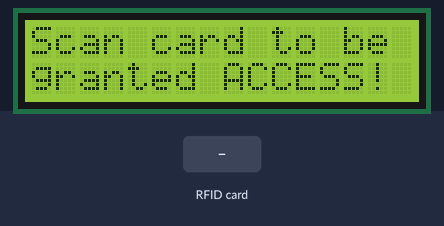
The sketch below on a simulated Arduino Uno, built with avr-gcc and run on an emulated ATmega328P. Parts: 16×2 character LCD. The test bench sets the inputs (shaded band). What the sketch prints to the serial monitor is not drawn.

Above: at 1.3 s.
1.4 s: RFID card 77 5A 63 3C held to the reader
At 2.7 s:
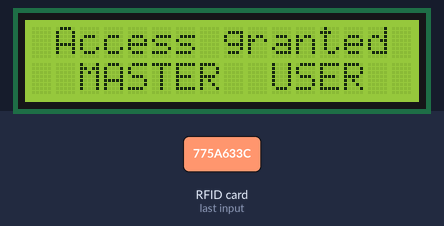
4.4 s: RFID card 77 5A 63 3C held to the reader
At 5.0 s:
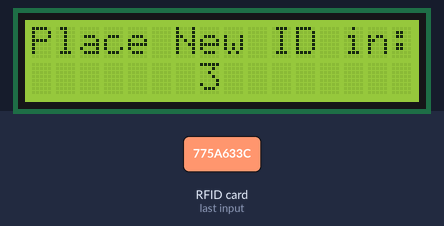
7.4 s: RFID card 00 00 00 00 held to the reader
At 8.0 s:
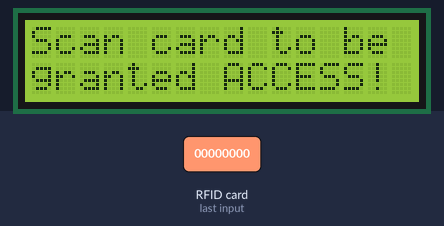
8.9 s: RFID card 5E 7A 19 C4 held to the reader
At 10.1 s:
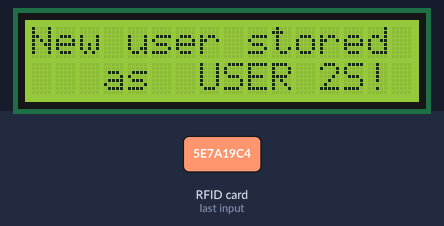
Timing chart, 0 to 11.9 s (numbered marks = the images above; inputs shaded):
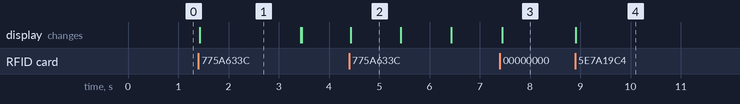

The sketch:

Elevator_RFID_K.ino
```cpp
/**
  Arduino program for giving access to restricted area used in an elevator situation.
  When you svan your card/chip you will be granted access to the fourth floor.

  author Komolvae.

  Pin layout used:
  +------------------------------------------------------------------------------------------+
  |                    MFRC522      Arduino                  Cable cat 5e                    |
  |                    Reader/LCD   Yün                      Colour                          |
  | Signal             LEDS         Pin                      Management                      |
  | /////////////////////////////////////// LCD  /////////////////////////////////////////// |
  | Ground             LCD 1        GND                      Black                           |
  | VDD(5V)            LCD 2        5V                       Red                             |
  | Cotrast Adjust     LCD 3        Midpin potetiometer                                      |
  | Register Select    LCD 4        7                        Orange white    1               |
  | Read/Write Select  LCD 5        GND                      Black                           |
  | Enable             LCD 6        6~                       Orange          1               |
  | Data Lines D4      LCD 11       5~                       Brown white     1               |
  | Data Lines D5      LCD 12       4                        Brown           1               |
  | Data Lines D6      LCD 13       3~                       Green white     1               |
  | Data Lines D7      LCD 14       2                        Green           1               |
  | Backlight Power    LCD 15       5V                       Red                             |
  | Backlight Ground   LCD 16       GND                      Black                           |
  |  /////////////////////////////////////// Power ///////////////////////////////////////// |
  | 5v                                                       Blue white      1               |
  | 0V                                                       Blue            1               |
  |                                                                                          |
  | //////////////////////////////////////// LEDS ////////////////////////////////////////// |
  | 5V Red Led         +            12                       Orange          2               |
  | 0V Red Led         -            GND + 330k ohm           Black                           |
  | 5V Green Led       +            13                       Orange white    2               |
  | 0V Green Led       -            GND + 330k ohm           Black                           |
  |                                                                                          |
  | /////////////////////////////////////// RFID /////////////////////////////////////////// |
  | RFID 3,3V                                                Brown           2               |
  | RST/Reset          RST          9                        Brown white     2               |
  | SPI SDA            SDA(SS)      10,11                    Green white     2               |
  | SPI MOSI           MOSI         ICSP-4                   Blue white      2               |
  | SPI MISO           MISO         ICSP-1                   Blue            2               |
  | SPI SCK            SCK          ICSP-3                   Green           2               |
  | //////////////////////////////////////////+///////////////////////////////////////////// |
  +------------------------------------------------------------------------------------------+

                   Simple Work Flow (not limited to) :
  +<<<<<<<<<<<<<<<<<<<<<<<<<<<<<<<<<<<<<<<<<<<<<<<<<<<<<<<<<<<<<<<<<<<<<<+
  |                       +-------------+                                |
  |         +-------------+  READ TAGS  +-------------+                  |
  |         |             +-------------+             |                  |
  |         |                                         |                  |
  |  +------V------+                            +-----V------+           |
  |  | MASTER TAG  |                            | OTHER TAGS |           |
  |  +------+------+                            +-----+------+           |
  |         |                                         |                  |
  |  +------V------+                          +-------V--------+         |
  +--|GRANT ACCESS |                          |                |         |
  |  +------+------+                   +------V------+  +------V------+  |
  |         |                          |  KNOW TAGS  |  |UNKNOWN TAGS |  |
  |  +------V------+                   +------+------+  +------+------+  |
  |  | MASTER TAG  |                          |                |         |
  |  +------+------+                   +------V------+  +------V------+  |
  |         |                          |GRANT ACCESS |  | DENY ACCESS |  |
  |  +------V------+                   +------+------+  +------+------+  |
  |  | UNKNOWN TAG |                          |                |         |
  |  +------+------+                          |                +--------->
  |         |                                 |                          |
  |  +------V------+                          +--------------------------+
  |  |   ADD TO    |
  |  |  USER LIST  |
  |  +-------------+
  |                  +------------+
  +------------------+    EXIT    |
                     +------------+
*/

#include <SPI.h>
#include <MFRC522.h>
#include <LiquidCrystal.h>

#define RST_PIN         9         // Configurable, see typical pin layout above
#define SS_1_PIN        10        // Configurable, take a unused pin, only HIGH/LOW required, must be diffrent to SS 2
#define SS_2_PIN        11        // Configurable, take a unused pin, only HIGH/LOW required, must be diffrent to SS 1

#define NR_OF_READERS   2

byte ssPins[] = {SS_1_PIN, SS_2_PIN};

// Create MFRC522 instance.
MFRC522 mfrc522[NR_OF_READERS];

// initialize the library with the numbers of the interface pins
LiquidCrystal lcd(7, 6, 5, 4, 3, 2);

//Output pins
const int RED_LED = 12;
const int GREEN_LED = 13;
const bool PLS_SIGNAL = 8;

//Variables
boolean first_read = false;
boolean normal_mode = true;
boolean countdown = false;
int timer = 0;
int user_added = 0;

unsigned long nextTimeout = 0;
long interval = 1000;
long previousMillis = 0;
int ledState = LOW;
/**
   Initialize.
*/
void setup() {
  SPI.begin();        // Init SPI bus
  Serial.begin(9600); // Initialize serial communications with the PC
  while (!Serial);    // Do nothing if no serial monitor is opened (added for Arduinos based on ATMEGA32U4)

  // Arduino Pin Comfiguration
  pinMode(RED_LED, OUTPUT);
  pinMode(GREEN_LED, OUTPUT);
  pinMode(PLS_SIGNAL, OUTPUT);

  digitalWrite(RED_LED, LOW);
  digitalWrite(GREEN_LED, LOW);
  digitalWrite(PLS_SIGNAL, LOW);

  for (uint8_t reader = 0; reader < NR_OF_READERS; reader++) {
    mfrc522[reader].PCD_Init(ssPins[reader], RST_PIN); // Init each MFRC522 card
    Serial.print(F("Reader "));
    Serial.print(reader + 1);
    Serial.print(F(": "));
    mfrc522[reader].PCD_DumpVersionToSerial();
  }

  //Config of the LCD screen
  lcd.begin(16, 2);
  idleLCDState();
}

byte ActualUID[4];                         //This will store the ID each time we read a new ID code

byte USER1[4] = {0x77, 0x5A, 0x63, 0x3C} ; //Master ID code Change it for yor tag. First use the READ exampel and check your ID

byte USER2[4] = {0x00, 0x00, 0x00, 0x00} ; //Empty ID of USER2
byte USER3[4] = {0x00, 0x00, 0x00, 0x00} ; //Empty ID of USER3
byte USER4[4] = {0x00, 0x00, 0x00, 0x00} ; //Empty ID of USER4
byte USER5[4] = {0x00, 0x00, 0x00, 0x00} ; //Empty ID of USER5


/**
   Main loop.
*/
void loop() {

  if (normal_mode)
  {

    if (countdown)
    {
      startTimer(8000);
      unsigned long startMillis = millis();
      Serial.println("First Millis");
      Serial.print(millis());


      if (millis() - startMillis <= interval)
      {
        lcd.setCursor(15, 1);
        lcd.print("5");
      } else if (millis() - startMillis <= 2*interval)
      {
        lcd.setCursor(15, 1);
        lcd.print("4");
      } else if (millis() - startMillis <= 3*interval)
      {
        lcd.setCursor(15, 1);
        lcd.print("3");
      } else if (millis() - startMillis <= 4*interval )
      {
        lcd.setCursor(15, 1);
      } else if (millis() - startMillis <= 5*interval)
      {
        lcd.setCursor(15, 1);
        lcd.print("1");
      } else
      {
        countdown = false;
        first_read = false;
        lcd.setCursor(0, 0);
        lcd.print("New ID canceled");
        lcd.setCursor(0, 1);
        lcd.print("                ");
        Serial.println("Last action: New user canceled");
        delay(2000);
        idleLCDState();
      }
    }

    for (uint8_t reader = 0; reader < NR_OF_READERS; reader++)
      // Check if there are any new ID card in front of the sensor
      if ( mfrc522[reader].PICC_IsNewCardPresent() && mfrc522[reader].PICC_ReadCardSerial())
      {
        // We store the read ID into 4 bytes with a for loop
        for (byte i = 0; i < mfrc522[reader].uid.size; i++) {
          ActualUID[i] = mfrc522[reader].uid.uidByte[i];
        }
        //Compare the UID and check if the new iD is on the user listz
        if (first_read)
        {
          if (compareArray(ActualUID, USER1))
          {
            countdown = false;
            nextTimeout = 0;
            normal_mode = false;
            lcd.setCursor(0, 0);
            lcd.print("Place New ID in:");
            lcd.setCursor(0, 1);
            lcd.print("       3        ");
            delay(1000);
            lcd.setCursor(0, 1);
            lcd.print("       2        ");
            delay(1000);
            lcd.setCursor(0, 1);
            lcd.print("       1       ");
            delay(1000);
            lcd.setCursor(0, 1);
            lcd.print("      NOW!      ");

          }
          else
          {
            first_read = false;

          }
        }

        if (!first_read)
        {
          if (compareArray(ActualUID, USER1))
          {
            lcd.setCursor(0, 0);
            lcd.print(" Access granted ");
            lcd.setCursor(0, 1);
            lcd.print("  MASTER  USER  ");
            setPhase (1);
            delay(2000);
            lcd.setCursor(0, 0);
            lcd.print("Scan MASTERCARD");
            lcd.setCursor(0, 1);
            lcd.print("to add new ID  6");
            Serial.println("Last use: MASTER CARD");
            countdown = true;
            first_read = true;
          }
          else if (compareArray(ActualUID, USER2))
          {
            printAccessGranted(2);
          }
          else if (compareArray(ActualUID, USER3))
          {
            printAccessGranted(3);
          }
          else if (compareArray(ActualUID, USER4))
          {
            printAccessGranted(4);
          }
          else if (compareArray(ActualUID, USER5))
          {
            printAccessGranted(5);
          }
          else
          {
            lcd.setCursor(0, 0);
            lcd.print(" Access  denied ");
            lcd.setCursor(0, 1);
            lcd.print("   UNKNOWN ID   ");
            first_read = false;
            setPhase (2);
            idleLCDState();
            Serial.println("Last use: UNKNOWN ID, Access DENIED");
          }
        }


      }
  }//end  normal mode

  if (!normal_mode)
  {
    // Revisamos si hay nuevas tarjetas  presentes
    for (uint8_t reader = 0; reader < NR_OF_READERS; reader++)
      if ( mfrc522[reader].PICC_IsNewCardPresent() && mfrc522[reader].PICC_ReadCardSerial())
      {
          // Enviamos serialemente su UID

          for (byte i = 0; i < mfrc522[reader].uid.size; i++) {
            ActualUID[i] = mfrc522[reader].uid.uidByte[i];
          }

          //Compare the read ID and the stored USERS
          if (user_added == 4) // FULL
          {
            lcd.setCursor(0, 0);
            lcd.print("  User list is  ");
            lcd.setCursor(0, 1);
            lcd.print("      FULL      ");
            idleLCDState();
            Serial.println("Last action: User list is full.");
          }

          if (user_added == 3) // 5
          {
            printAddedUser(5, USER5);
          }

          if (user_added == 2) // 4
          {
            printAddedUser(4, USER4);

          }

          if (user_added == 1) //3
          {
            printAddedUser(3, USER3);
          }

          if (user_added == 0) // 2
          {
            printAddedUser(2, USER2);
          }


      }
  }//end  ID add mode
}

///////////////////////////////////// FUNCTIONS ////////////////////////////////////////
/**
  Helper routine to dump a byte array as hex values to Serial.
*/
void dump_byte_array(byte *buffer, byte bufferSize) {
  for (byte i = 0; i < bufferSize; i++) {
    Serial.print(buffer[i] < 0x10 ? " 0" : " ");
    Serial.print(buffer[i], HEX);
  }
}

//////////////////////////////// Print Access to LCD  //////////////////////////////////
void printAccessGranted(int user)
{
  lcd.clear();
  lcd.setCursor(1, 0);
  lcd.print("Access granted");
  lcd.setCursor(5, 1);
  lcd.print("USER ");
  lcd.print(user);
  first_read = true;
  setPhase (1);
  idleLCDState();
  Serial.print("Last use: USER");
  Serial.print(user);
  Serial.println("");
}

////////////////////////////// Print added user to LCD /////////////////////////////////
void printAddedUser(int user, byte USER[])
{
  USER[0] = ActualUID[0];
  USER[1] = ActualUID[1];
  USER[2] = ActualUID[2];
  USER[3] = ActualUID[3];
  user_added = user_added + 1;
  lcd.setCursor(0, 0);
  lcd.print("New user stored ");
  lcd.setCursor(0, 1);
  lcd.print("   as  USER ");
  lcd.print(user);
  normal_mode = true;
  first_read = false;
  delay(3000);
  idleLCDState();
  Serial.print("New user stored as USER ");
  Serial.print(user);
  Serial.println("");
}

//////////////// Compare the 4 bytes of the users and the received ID //////////////////
boolean compareArray(byte array1[], byte array2[])
{
  if (array1[0] != array2[0])return (false);
  if (array1[1] != array2[1])return (false);
  if (array1[2] != array2[2])return (false);
  if (array1[3] != array2[3])return (false);
  return (true);
}

//////////////////////////////// Print idle LCD state  /////////////////////////////////
void idleLCDState()
{
  lcd.setCursor(0, 0);
  lcd.print("Scan card to be");
  lcd.setCursor(0, 1);
  lcd.print("granted ACCESS!");
}

////////////////////////////////// Starts the timer ////////////////////////////////////
/**
  Starts the timer and set the timer to expire after the
  number of milliseconds given by the parameter duration.

  @param duration The number of milliseconds until the timer expires.
*/
void startTimer(unsigned long duration)
{
  nextTimeout = millis() + duration;
}

//////////////////////// Checks if the timer has expired ///////////////////////////////
/**
   Checks if the timer has expired. If the timer has expired,
   true is returned. If the timer has not yet expired,
   false is returned.

   @return true if timer has expired, false if not
*/
boolean timerHasExpired()
{
  boolean hasExpired = false;
  if (millis() > nextTimeout)
  {
    hasExpired = true;
  }
  else
  {
    hasExpired = false;
  }
  return hasExpired;
}


void setPhase (int phase)
{
  switch (phase)
  {
    case 1: // ACCESS GRANTED
      digitalWrite(RED_LED, LOW);      // Make sure red LED is off
      digitalWrite(GREEN_LED, HIGH);   // Make sure green LED is on
      digitalWrite(PLS_SIGNAL, HIGH);  // Make sure PLS signal is high
      break;

    case 2: // ACCESS DENIED
      digitalWrite(RED_LED, HIGH);     // Make sure red LED is on
      digitalWrite(GREEN_LED, LOW);    // Make sure green LED is off
      digitalWrite(PLS_SIGNAL, LOW);   // Make sure PLS signal is low
      break;

    case 3: // NEW USER ADDED
      digitalWrite(RED_LED, LOW);      // Make sure red LED is on
      digitalWrite(GREEN_LED, HIGH);   // Make sure green LED is off
      digitalWrite(PLS_SIGNAL, LOW);   // Make sure PLS signal is low
      break;

    case 4: // NEW USER CANCELED
      digitalWrite(RED_LED, HIGH);     // Make sure red LED is on
      digitalWrite(GREEN_LED, LOW);    // Make sure green LED is off
      digitalWrite(PLS_SIGNAL, LOW);   // Make sure PLS signal is low
      break;

  }
}
```

Measured:
- after the input at 1.4 s, the display: changes at once (image 1)
- after the input at 4.4 s, the display: changes at once (image 2)
- after the input at 7.4 s, the display: changes after 0.05 s (image 3)
- after the input at 8.9 s, the display: changes at once (image 4)
- what the display in image 1 shows lasts 2.0 s, from 1.4 s to 3.4 s
- what the display in image 2 shows lasts 1.0 s, from 4.4 s to 5.4 s
